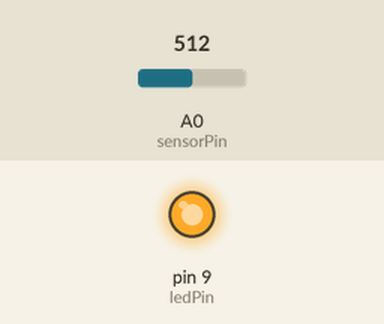
A sketch run on a simulated Arduino Uno, built with avr-gcc and run on an emulated ATmega328P. Parts: output pins drawn as LEDs (lit = HIGH). The inputs (shaded band) are chosen by the test bench; at power-on: A0 (sensorPin) = 512.

Above: at 1.2 s.
1.3 s: A0 (sensorPin) set to 213
2.8 s: A0 (sensorPin) set to 193
At 3.2 s:
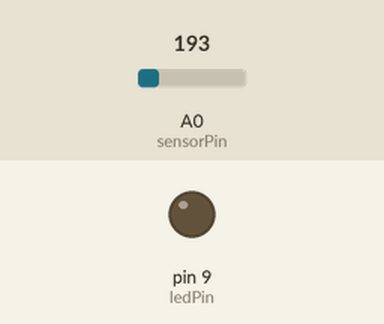
4.3 s: A0 (sensorPin) set to 210
At 5.5 s:
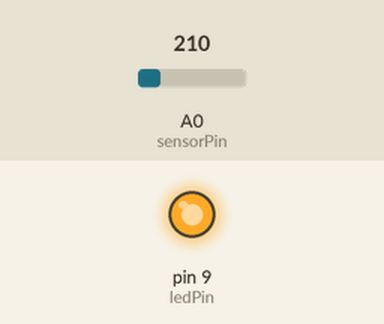
5.8 s: A0 (sensorPin) set to 190
At 6.7 s:
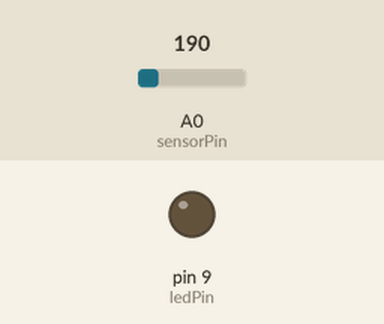
Timing chart, 0 to 8.3 s (numbered marks = the images above; inputs shaded):
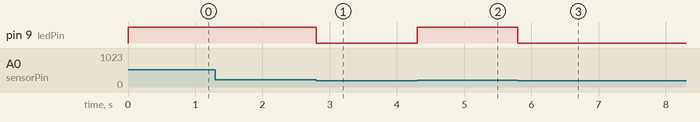

Measured:
- the behaviour switches between 201 and 200 on A0 (sensorPin) (found by bisection; images 0 and 1)
- after the input at 1.3 s, every drawn part: stays the same
- after the input at 2.8 s, pin 9 (ledPin): HIGH → LOW at once
- after the input at 4.3 s, pin 9 (ledPin): LOW → HIGH at once
- after the input at 5.8 s, pin 9 (ledPin): HIGH → LOW at once

The sketch:

test_light_sensor.ino
```cpp
/*

Example sketch 06

PHOTO RESISTOR

  Use a photoresistor (light sensor) to control the brightness
  of a LED.

Hardware connections:

  Photo resistor:

    Connect one side of the photoresistor to 5 Volts (5V).
    Connect the other side of the photoresistor to ANALOG pin 0.
    Connect a 10K resistor between ANALOG pin 0 and GND.

    This creates a voltage divider, with the photoresistor one
    of the two resistors. The output of the voltage divider
    (connected to A0) will vary with the light level.

  LED:

    Connect the positive side (long leg) of the LED to
    digital pin 9. (To vary the brightness, this pin must
    support PWM, which is indicated by "~" or "PWM" on the
    Arduino itself.)

    Connect the negative side of the LED (short leg) to a
    330 Ohm resistor.

    Connect the other side of the resistor to GND.

This sketch was written by SparkFun Electronics,
with lots of help from the Arduino community.
This code is completely free for any use.
Visit http://www.arduino.cc to learn about the Arduino.

Version 2.0 6/2012 MDG
*/


// As usual, we'll create constants to name the pins we're using.
// This will make it easier to follow the code below.

const int sensorPin = 0;
const int ledPin = 9;

// We'll also set up some global variables for the light level:

int lightLevel, high = 0, low = 1023, threshold = 500;


void setup()
{
  // We'll set up the LED pin to be an output.
  // (We don't need to do anything special to use the analog input.)

  pinMode(ledPin, OUTPUT);
}


void loop()
{
  // Just as we've done in the past, we'll use the analogRead()
  // function to measure the voltage coming from the photoresistor
  // resistor pair. This number can range between 0 (0 Volts) and
  // 1023 (5 Volts), but this circuit will have a smaller range
  // between dark and light.

  lightLevel = analogRead(sensorPin);

  // We now want to use this number to control the brightness of
  // the LED. But we have a problem: the analogRead() function
  // returns values between 0 and 1023, and the analogWrite()
  // function wants values from 0 to 255.

  // We can solve this by using two handy functions called map()
  // and constrain(). Map will change one range of values into
  // another range. If we tell map() our "from" range is 0-1023,
  // and our "to" range is 0-255, map() will squeeze the larger
  // range into the smaller. (It can do this for any two ranges.)

  // lightLevel = map(lightLevel, 0, 1023, 0, 255);

  // Because map() could still return numbers outside the "to"
  // range, (if they're outside the "from" range), we'll also use
  // a function called constrain() that will "clip" numbers into
  // a given range. If the number is above the range, it will reset
  // it to be the highest number in the range. If the number is
  // below the range, it will reset it to the lowest number.
  // If the number is within the range, it will stay the same.

  // lightLevel = constrain(lightLevel, 0, 255);

  // Here's one last thing to think about. The circuit we made
  // won't have a range all the way from 0 to 5 Volts. It will
  // be a smaller range, such as 300 (dark) to 800 (light).
  // If we just pass this number directly to map(), the LED will
  // change brightness, but it will never be completely off or
  // completely on.

  // You can fix this two ways, each of which we'll show
  // in the functions below. Uncomment ONE of them to
  // try it out:

  if(IsCovered())
  {
    lightLevel = 255;
  }
  else
  {
    lightLevel = 0;
  }

  // The above functions will alter lightLevel to be cover the
  // range from full-on to full-off. Now we can adjust the
  // brightness of the LED:

  analogWrite(ledPin, lightLevel);

  // The above statement will brighten the LED along with the
  // light level. To do the opposite, replace "lightLevel" in the
  // above analogWrite() statement with "255-lightLevel".
  // Now you've created a night-light!
}

int IsCovered()
{
 if (lightLevel >200)
{
 return 1;
}
 return 0;
}
```
